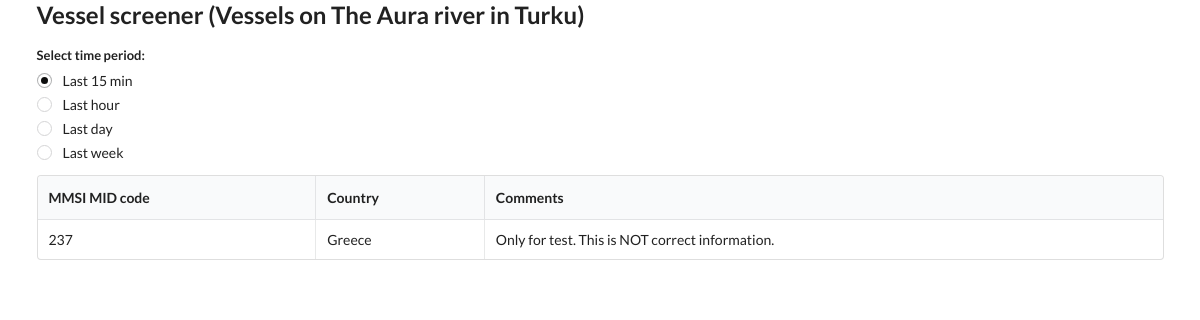
Before: / with the older database file.
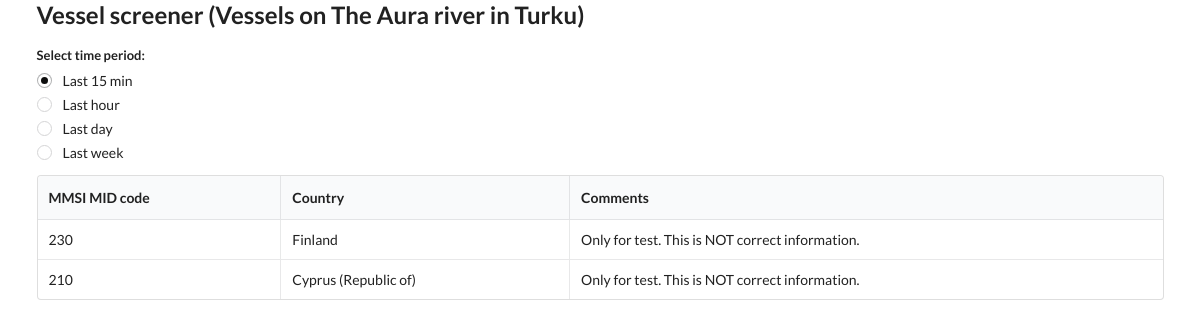
After: the same page with the newer database file.
### models.py (models this page shows)
class Country(Base):
	__tablename__ = "country"
	id = Column(Integer, primary_key=True, index=True)
	mmsi_mid = Column(Integer, unique=True, index=True)
	country = Column(String)
	timestamp = Column(Integer)
	comment = Column(String)

### main.py (the view)
@app.get("/")
def home(request: Request, db: Session = Depends(get_db)):
    country_list = db.query(Country).all()
    for country in country_list:
        if country.country == "-":
            country.country = country_name[country.mmsi_mid]
            db.add(country)
            db.commit()
    return templates.TemplateResponse("home.html",
    {
        "request": request,
        "country": country_list
    })

### templates/home.html (shortened to what this page needs)
{%extends "layout.html" %}
{% block content %}
<div class="ui form">
	<div class="grouped fields">
		<label>Select time period:</label>
	  	<div class="field">
			<div class="ui radio checkbox">
		 		 <label>Last 15 min</label>
			</div>
		</div>
	  	<div class="field">
			<div class="ui radio checkbox">
				<label>Last hour</label>
			</div>
		</div>
		<div class="field">
			<div class="ui radio checkbox">
				<label>Last day</label>
			</div>
		</div>
		<div class="field">
			<div class="ui radio checkbox">
				<label>Last week</label>
			</div>
		</div>
	</div>
</div>
<table class="ui celled table">
	<thead>
	  <tr><th>MMSI MID code</th>
	  <th>Country</th>
	  <th>Comments</th>
	</tr></thead>
	<tbody>
		{% for c in country %}
		<tr>
			<td>{{ c.mmsi_mid }}</td>
			<td>{{ c.country }}</td>
			<td>{{ c.comment }}</td>
		</tr>
		{% endfor %}
	</tbody>
</table>
  {% endblock %}

### templates/layout.html (shortened to what this page needs)
<html id="html">
	<head>
		<link rel="stylesheet" href="https://cdn.jsdelivr.net/npm/semantic-ui@2.4.2/dist/semantic.min.css">
		<link rel="stylesheet" href="https://cdnjs.cloudflare.com/ajax/libs/jquery-modal/0.9.1/jquery.modal.min.css"/>
	</head>
	<body>
		<div class="ui container">
			<h2>Vessel screener (Vessels on The Aura river in Turku)</h2>
			{% block content %}
			{% endblock %}
		</div>
	</body>
</html>

Changed rows visible on the page:
removed Country: mmsi_mid "237", country "Greece", comment "Only for test. This is NOT correct information."
added Country: mmsi_mid "230", country "Finland", comment "Only for test. This is NOT correct information."
added Country: mmsi_mid "210", country "Cyprus (Republic of)", comment "Only for test. This is NOT correct information."
